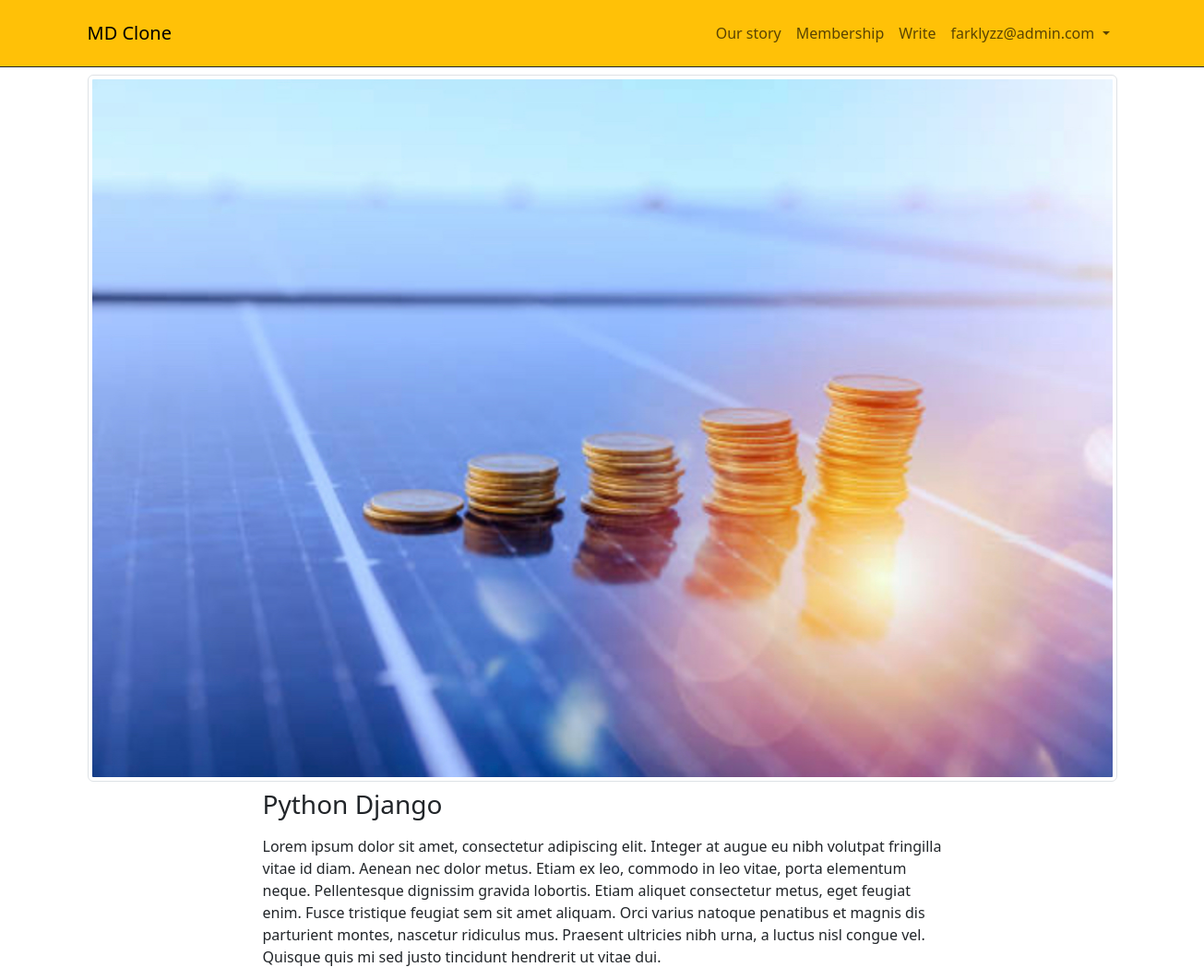
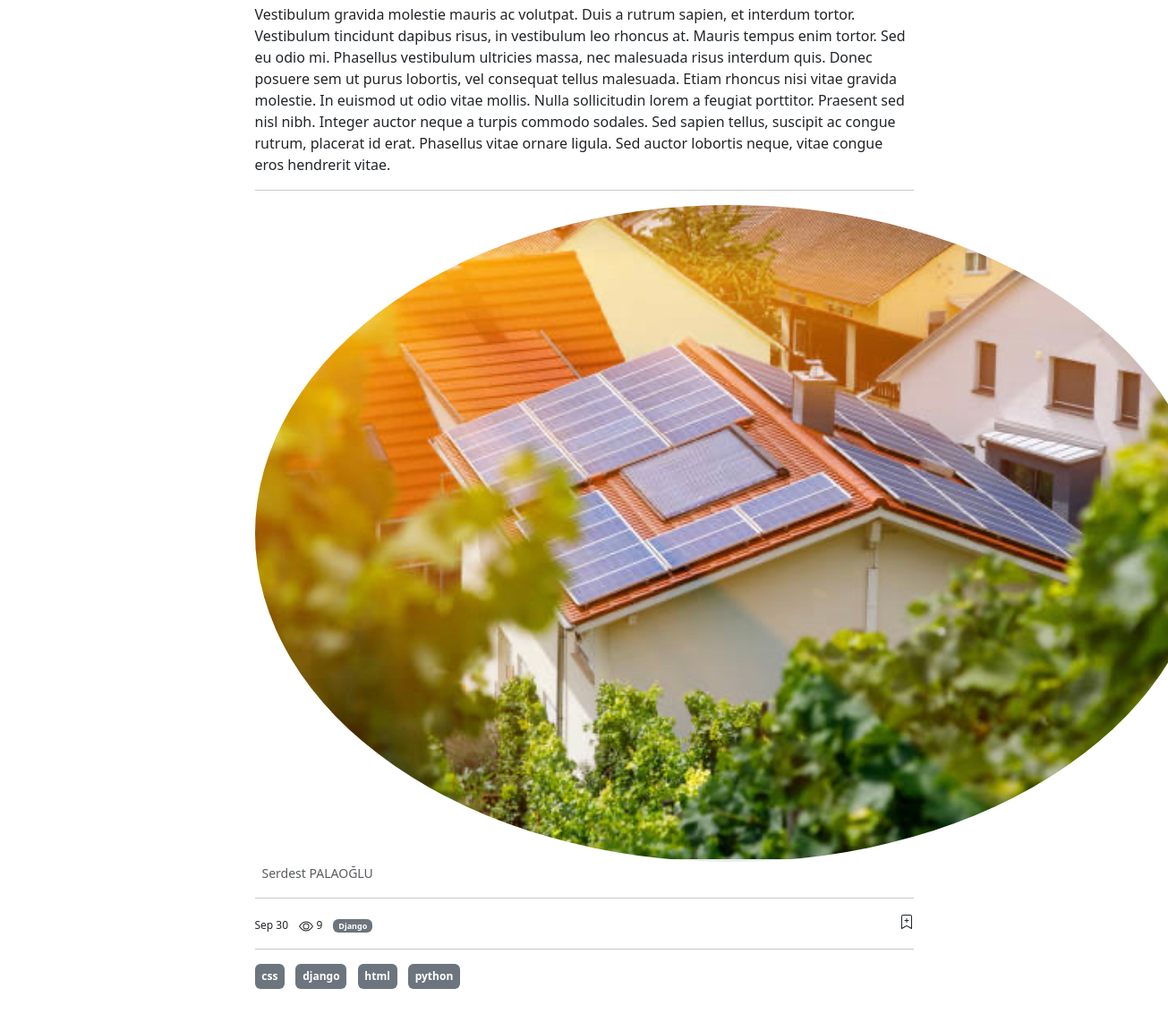
/read/palaoglu-serdest/python-django/ (signed in), run on the app's committed database (2 pictures, top to bottom).
### blog/models.py (models this page shows, shortened)
class BaseModel(models.Model):
    title = models.CharField(max_length=200)
    slug = AutoSlugField(populate_from='title', unique=True)
    is_active = models.BooleanField(default=True)
    created_at = models.DateTimeField(auto_now_add=True)
    updated_at = models.DateTimeField(auto_now=True)
    class Meta:
        abstract = True
        ordering = ('title',)

class BlogPost(BaseModel):
    user = models.ForeignKey(User, on_delete=models.CASCADE)
    content = HTMLField(blank=True, null=True)
    category = models.ForeignKey(Category, on_delete=models.SET_NULL, null=True)
    tag = models.ManyToManyField(Tag,)
    cover_image = models.ImageField(upload_to='post')
    view_count = models.PositiveBigIntegerField(default=0)
    class Meta:
        ordering = ('-created_at',)

class Category(BaseModel):
    def __str__(self):
        return self.title
    def get_absolute_url(self):
        return reverse(
            'blog:category_view',
            kwargs={
                "category_slug": self.slug
            }
        )

class Tag(BaseModel):
    def get_absolute_url(self):
        return reverse(
            'blog:tag_view',
            kwargs={
                "tag_slug": self.slug
            }
        )

### user_profile/models.py (models this page shows)
class Profile(models.Model):
    user = models.OneToOneField(User, on_delete=models.CASCADE)
    avatar = models.ImageField(upload_to='avatar')
    instagram = models.CharField(max_length=200)
    slug = models.SlugField(max_length=200)
    info = tinymce_models.HTMLField(blank=True, null=True)
    def get_all_posts_url(self):
        return reverse(
            'read:all_posts_view',
            kwargs={
                "user_slug": self.slug
            }
        )
    def get_profile_edit_url(self):
        return reverse(
            'user_profile:profile_edit_view'
        )

### read/views.py (the view)
# urls.py: path('<slug:user_slug>/<slug:post_slug>/',post_detail_view , name='post_detail_view'),
def post_detail_view(request, user_slug, post_slug):
    post = get_object_or_404(BlogPost, slug=post_slug, is_active=True)
    post.view_count +=1
    post.save()
    context = dict(
        post=post,
    )
    return render(request, 'read/post_detail.html', context)

### read/templates/read/post_detail.html (shortened to what this page needs)
{% extends 'core/base.html' %}
{% block content %}
<div class="container mt-2">
            {% include 'read/components/post.html' %}
    </div>
{% endblock content %}

### templates/core/navbar.html (shortened to what this page needs)
<nav class="navbar navbar-expand-lg bg-warning border-bottom border-dark">
    <div class="container py-2">
        <a class="navbar-brand" href="{% url 'home_view' %}">MD Clone</a>
        <ul class="navbar-nav ms-auto">
            <li class="nav-item">
                <a class="nav-link" href="#">Our story</a>
            </li>
            <li class="nav-item">
                <a class="nav-link" href="#">Membership</a>
            </li>
            <li class="nav-item">
                <a class="nav-link" href="{% url 'blog:create_blog_post_view' %}">Write</a>
            </li>
            {% if request.user.is_authenticated %}
            <li class="nav-item dropdown">
                <a class="nav-link dropdown-toggle" href="{% url 'user_profile:profile_edit_view' %}" role="button" data-bs-toggle="dropdown" aria-expanded="false">
                    {{ request.user.username }}
                </a>
            </li>
            {% endif %}
        </ul>
    </div>
</nav>

### read/templates/read/components/post.html (shortened to what this page needs)
{% load thumbnail %}
<article class="row mb-3">
    <div class="col-sm-12">
        <img src="{{ post.cover_image|thumbnail_url:'page' }}" alt="" class="w-100 img-thumbnail">
    </div>
    <div class="col-sm-8 offset-sm-2">
        <h3 class="mt-2">{{ post.title }}</h3>
        <p class="text-muted">
            {{ post.content|safe}}
        </p>
        <hr>
        <div>
            <a href="{{ post.user.profile.get_all_posts_url  }}" class="text-decoration-none text-muted">
                <img src="{{ post.user.profile.avatar|thumbnail_url:'avatar' }}" class="rounded-circle" alt="">
                <small class="ms-2">{{ post.user.get_full_name }}</small>
            </a>
        </div>
        <hr>
        <ul class="list-inline">
            <li class="list-inline-item fs-12">Sep 30</li>
            <li class="list-inline-item fs-12">
                   {{ post.view_count }}
            </li>
            <li class="list-inline-item fs-12">
                <span class="badge bg-secondary">
                    <a href="{{ post.category.get_absolute_url }}" class="text-decoration-none text-white">{{ post.category }}</a>
                </span>
            </li>
            <li class="list-inline-item fs-12 float-end">
            </li>
        </ul>
        <hr>
        <ul class="list-inline mt-3">
            {% for tag in post.tag.all %}
                <li class="list-inline-item">
                    <a class="badge bg-secondary text-decoration-none text-white py-2" href="{{ tag.get_absolute_url }}" role="button">{{ tag.title }}</a>
                </li>
            {% endfor %}
        </ul>
    </div>
</article>

### static_files/css/style.css (style rules this page uses)
.fs-12 { font-size: 12px; }

### data on the page
BlogPost: cover_image|thumbnail_url (picture), title "Python Django", content "Lorem ipsum dolor sit amet, consectetur adipiscing elit. Integer at augue eu nibh volutpat fringilla vitae id diam. Aenean nec dolor metus. Etiam ex leo, commodo in leo vitae, porta elementum neque. Pellentesque dignissim gravida lobortis. Etiam aliquet consectetur metus, eget feugiat enim. Fusce tristique feugiat sem sit amet aliquam. Orci varius natoque penatibus et magnis dis parturient montes, nascetur ridiculus mus. Praesent ultricies nibh urna, a luctus nisl congue vel. Quisque quis mi sed justo tincidunt hendrerit ut vitae dui. Vestibulum gravida molestie mauris ac volutpat. Duis a rutrum sapien, et interdum tortor. Vestibulum tincidunt dapibus risus, in vestibulum leo rhoncus at.…", user.profile.avatar|thumbnail_url (picture), user.get_full_name "Serdest PALAOĞLU", view_count "9", category "Django"
Tag: title "css"
Tag: title "django"
Tag: title "html"
Tag: title "python"

### other printed values
{{ request.user.username }} "farklyzz@admin.com"
